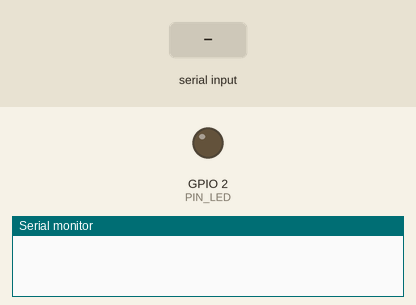
A sketch run on a simulated ESP32. Shown: output pins drawn as LEDs (lit = HIGH), the last lines printed to the serial monitor. The test bench sets the inputs (shaded band). Nothing arrives over Bluetooth unless stated.

Above: at 1.2 s.
1.3 s: "b" received over the second serial link
At 2.2 s:
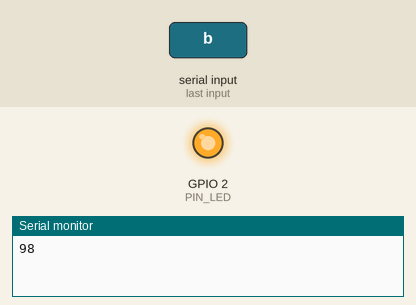
2.8 s: "n" received over the second serial link
At 3.7 s:
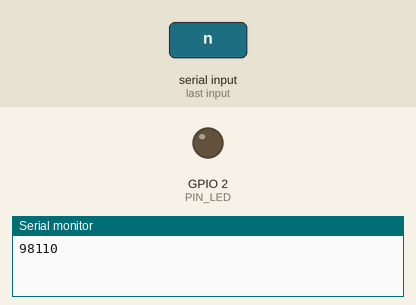
Timing chart, 0 to 5.8 s (numbered marks = the images above; inputs shaded):
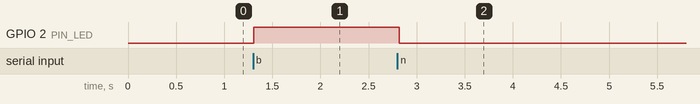

The sketch:

RemotoLedTest.ino
```cpp
#include "BluetoothSerial.h"

#define	PIN_LED		(2)
#define	PIN_BUTTON	(0)

BluetoothSerial SerialBT;


//=====================================
// Initialize LED
//=====================================
void init_led()
{
    pinMode(PIN_LED, OUTPUT);
    set_led_status(0);
}

//=====================================
// Setup LED status(On or Off)
//=====================================
void set_led_status(int status) // status : 0->Off, not zero->On
{
    if(status) {
        digitalWrite(PIN_LED, HIGH);    // turn on LED.
    }
    else {
        digitalWrite(PIN_LED, LOW);     // turn off LED.
    }
}


//=====================================
// Initialization
//=====================================
void setup()
{
	Serial.begin(115200);
	SerialBT.begin("ESP32-XXXXX");
    // Initialize LED
    init_led();
}

//=====================================
// Main loop
//=====================================
void loop()
{
    int data;

	if (SerialBT.available()) {
		data = SerialBT.read();

		Serial.print(data);

		if(data == 'b') {
            set_led_status(1);
        }
        else if(data == 'n') {
            set_led_status(0);
        }
	}

	delay(20);
}
```

Measured:
- after the input at 1.3 s, GPIO 2 (PIN_LED): LOW → HIGH at once
- after the input at 2.8 s, GPIO 2 (PIN_LED): HIGH → LOW at once
